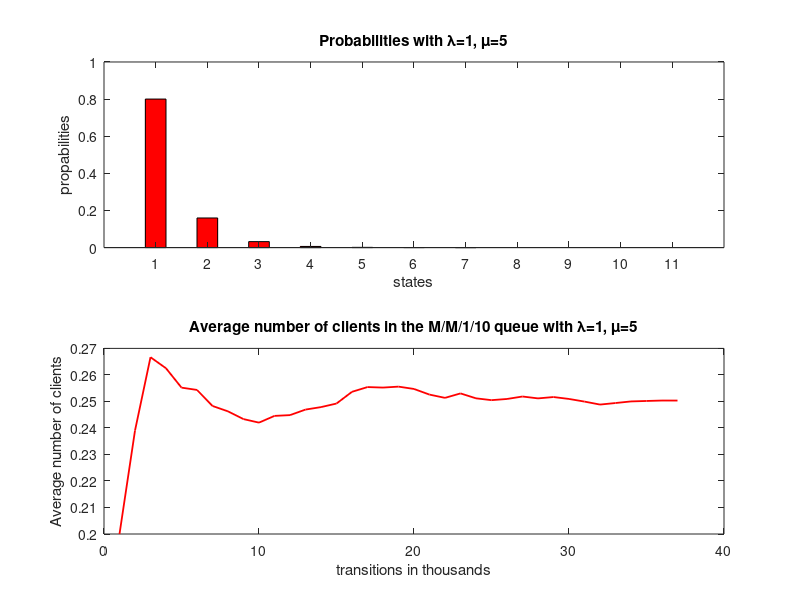
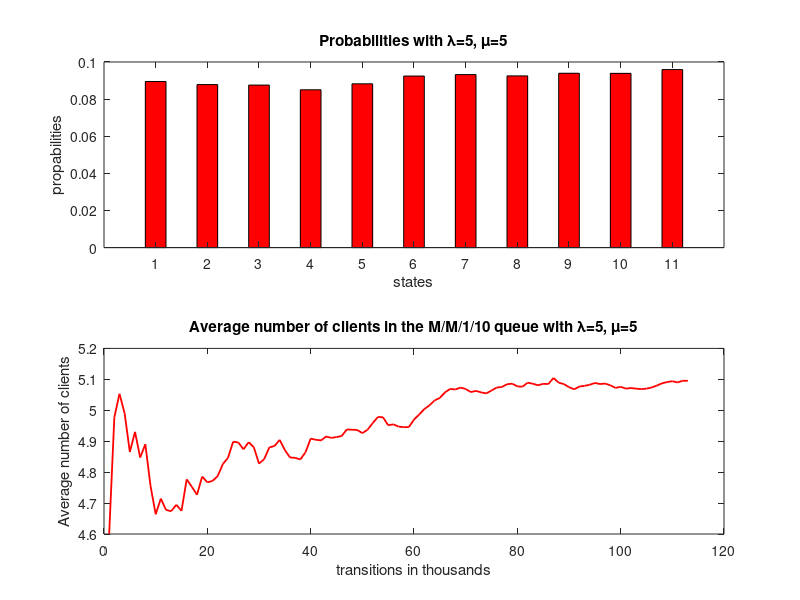
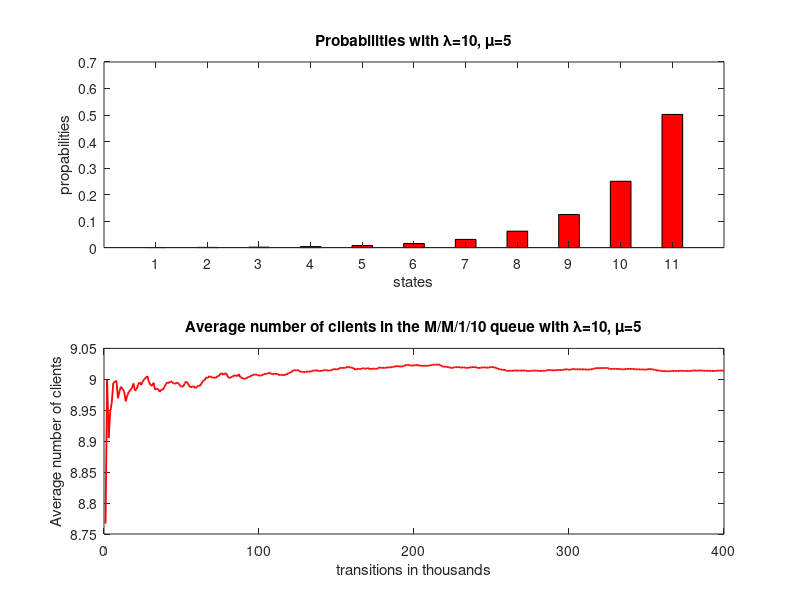

Reproduce these figures in MATLAB, in order.
% M/M/1/10 simulation.

clc;
clear all;
close all;

lambda_values = [1,5,10];
mu = 5;

for k=1:3
  rand("seed",1);
  lambda = lambda_values(k);
  P = zeros(1, 11);
  arrivals = zeros(1, 11);
  total_arrivals = 0; % to measure the total number of arrivals
  current_state = 0; % holds the current state of the system
  previous_mean_clients = 0; % will help in the convergence test
  index = 0;

  threshold = lambda/(lambda + mu); % the threshold used to calculate probabilities

  transitions = 0; % holds the transitions of the simulation in transitions steps

  while transitions >= 0
    transitions = transitions + 1; % one more transitions step

    if mod(transitions,1000) == 0 % check for convergence every 1000 transitions steps
      index = index + 1;
      for i=1:1:length(arrivals)
          P(i) = arrivals(i)/total_arrivals; % calcuate the probability of every state in the system
      endfor

      mean_clients = 0; % calculate the mean number of clients in the system
      for i=1:1:length(arrivals)
         mean_clients = mean_clients + (i-1).*P(i);
      endfor

      to_plot(index) = mean_clients;

      if abs(mean_clients - previous_mean_clients) < 0.00001 || transitions > 1000000 % convergence test
        break;
      endif

      previous_mean_clients = mean_clients;

    endif

    random_number = rand(1); % generate a random number (Uniform distribution)
    if current_state == 0 || random_number < threshold % arrival
      if current_state < 11
        total_arrivals = total_arrivals + 1;
        arrivals(current_state + 1) = arrivals(current_state + 1) + 1;
      endif
      if current_state < 10
        current_state = current_state + 1;
      endif
    else % departure
     if current_state != 0 % no departure from an empty system
       current_state = current_state - 1;
     endif
    endif
  endwhile

  for i=1:1:length(arrivals)
  display(P(i));
  endfor

  g = lambda*(1-P(11));
  average_delay_time = mean_clients/g;
  display("Average waiting time =");
  disp(average_delay_time);
  display("Blocking propability =");
  disp(P(11));

  figure(k);
  subplot(2,1,1);
  bar(P,'r',0.4);
  title(sprintf("Probabilities with λ=%d, μ=%d", lambda, mu));
  xlabel('states');
  ylabel('propabilities');

  subplot(2,1,2);
  plot(to_plot, "r","linewidth", 1.3);
  title(sprintf("Average number of clients in the M/M/1/10 queue with λ=%d, μ=%d", lambda, mu));
  xlabel("transitions in thousands");
  ylabel("Average number of clients");
endfor


